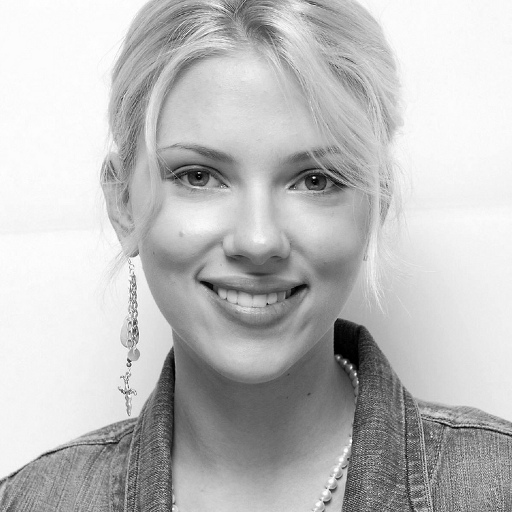
#> input picture Assignment2/images/scarlett.jpg, 512 x 512 px
$ python 'Assignment2 .py'
#> lines starting #> are read from the running program, lines starting #| are printed output that depends on the picture; after the words box and inside, x2 and y2 are one past the last pixel; in counts of white or black regions, pixels touching at a corner belong together
#!/usr/bin/env python
# coding: utf-8

# In[52]:


#Kapakos Georgios 03165
import imageio.v2 as imageio
import matplotlib.pyplot as plt
import numpy as np


# In[53]:


img = imageio.imread('images/scarlett.jpg')
#> img is the input picture: shape (512, 512); min 0, max 255, mean 190.1
plt.figure(figsize=(10,10))

# bit-wise operators
img_b1 = img & 0b10000000 #8 bit as our img is grayscale [0,255]
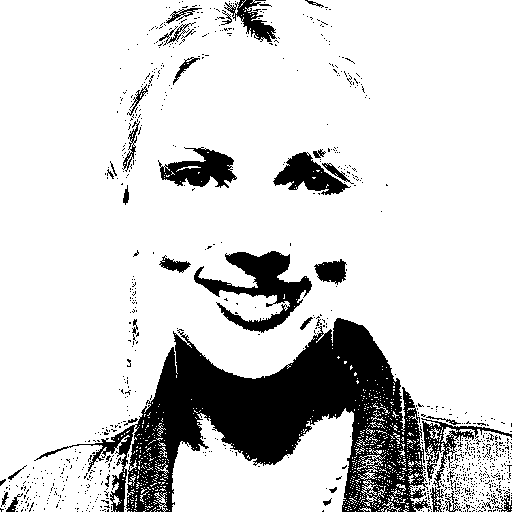
#> img_b1: shape (512, 512); values 0 (black) and 128 (white), 83.3% white; 919 black regions (881 under 20 px), largest, box (x1, y1, x2, y2) and area: (34, 318, 432, 512) 29421, (194, 251, 312, 333) 3620, (158, 147, 237, 188) 1754
img_b2 = img & 0b01000000 #8 bit as our img is grayscale [0,255]
#> img_b2: shape (512, 512); values 0 (black) and 64 (white), 70.1% white; 1025 black regions (982 under 20 px), largest, box (x1, y1, x2, y2) and area: (101, 0, 512, 512) 52374, (171, 408, 359, 508) 7948, (0, 376, 160, 512) 7021
img_b3 = img & 0b00100000 #8 bit as our img is grayscale [0,255]
#> img_b3: shape (512, 512); values 0 (black) and 32 (white), 64.9% white; 956 black regions (923 under 20 px), largest, box (x1, y1, x2, y2) and area: (0, 0, 512, 512) 85681, (217, 340, 281, 366) 955, (112, 235, 140, 271) 296
img_b4 = img & 0b00010000 #8 bit as our img is grayscale [0,255]
#> img_b4: shape (512, 512); values 0 (black) and 16 (white), 62.5% white; 1109 black regions (1083 under 20 px), largest, box (x1, y1, x2, y2) and area: (0, 0, 512, 512) 92819, (217, 340, 281, 366) 828, (218, 62, 264, 90) 665
img_b5 = img & 0b00001000 #8 bit as our img is grayscale [0,255]
#> img_b5: shape (512, 512); values 0 (black) and 8 (white), 55% white; 1543 black regions (1523 under 20 px), largest, box (x1, y1, x2, y2) and area: (0, 0, 512, 512) 113441, (206, 367, 238, 400) 306, (165, 185, 189, 206) 118
img_b6 = img & 0b00000100 #8 bit as our img is grayscale [0,255]
#> img_b6: shape (512, 512); values 0 (black) and 4 (white), 47.2% white in thin lines or dots
img_b7 = img & 0b00000010 #8 bit as our img is grayscale [0,255]
#> img_b7: shape (512, 512); values 0 (black) and 2 (white), 50.2% white; black in thin lines or dots
img_b8 = img & 0b00000001 #8 bit as our img is grayscale [0,255]
#> img_b8: shape (512, 512); values 0 (black) and 1 (white), 49.8% white in thin lines or dots

plt.subplot(331)
plt.imshow(img, cmap='gray')
plt.axis('off')
plt.subplot(332)
plt.imshow(img_b1, cmap='gray')
plt.axis('off')
plt.subplot(333)
plt.imshow(img_b2, cmap='gray')
plt.axis('off')
plt.subplot(334)
plt.imshow(img_b3, cmap='gray')
plt.axis('off')
plt.subplot(335)
plt.imshow(img_b4, cmap='gray')
plt.axis('off')
plt.subplot(336)
plt.imshow(img_b5, cmap='gray')
plt.axis('off')
plt.subplot(337)
plt.imshow(img_b6, cmap='gray')
plt.axis('off')
plt.subplot(338)
plt.imshow(img_b7, cmap='gray')
plt.axis('off')
plt.subplot(339)
plt.imshow(img_b8, cmap='gray')
plt.axis('off')


# In[54]:


A = np.random.randint(0,8,[5,5])
print(A)


# In[55]:


def histogram(A, no_levels):
    N, M = A.shape # NxM image/matrix --> img may not be square
    hist = np.zeros(no_levels).astype(int) #bucket
    for i in range(no_levels):
        pixel_value_i = np.sum(A==i)
        hist[i] = pixel_value_i

    return hist


# In[56]:


hist_A = histogram(A,8)
plt.bar(range(8), hist_A)
plt.xlabel('Intensity')
plt.ylabel('Frequency')


# In[57]:


img1 = imageio.imread('images/nap.jpg')
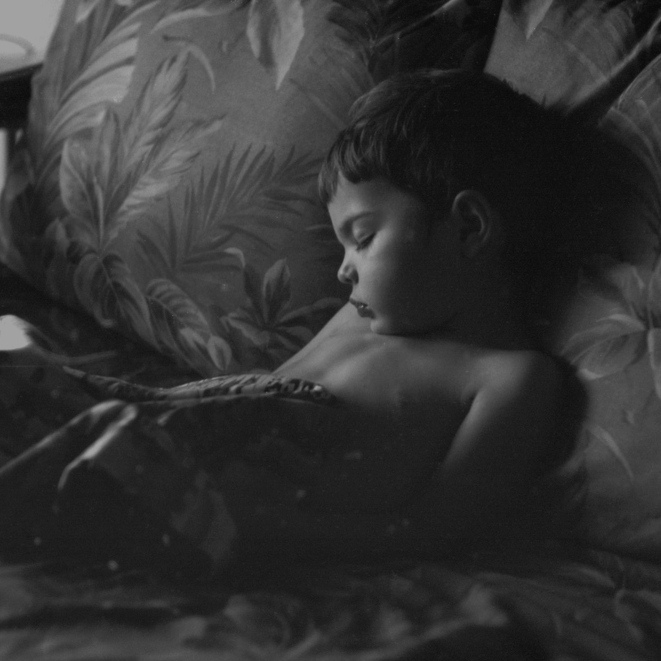
#> input picture Assignment2/images/nap.jpg, 661 x 661 px
#> img1 is the input picture: shape (661, 661); min 7, max 165, mean 50.7
img2 = imageio.imread('images/scarlett.jpg')

# compute histograms
hist_img1 = histogram(img1, 256)
#> the loop in histogram (call 2), `for i in range(no_levels):` made 256 passes
#> pixel_value_i on passes 1 to 3: 0, 0, 0
#> hist_img1 = 256 values, max 18361 at index 30, min 0 at index 0, mean 1706.7
hist_img2 = histogram(img2, 256)
#> hist_img2 = 256 values, max 11719 at index 251, min 22 at index 18, mean 1024

# visualization
plt.figure(figsize=(10,10))
plt.subplot(221)
plt.imshow(img1, cmap='gray', vmin=0, vmax=255)
plt.axis('off')
plt.subplot(223)
plt.imshow(img2, cmap='gray', vmin=0, vmax=255)
plt.axis('off')

plt.subplot(222)
plt.bar(range(256), hist_img1)
plt.xlabel('Intensity')
plt.ylabel('Frequency')
plt.subplot(224)
plt.bar(range(256), hist_img2)
plt.xlabel('Intensity')
plt.ylabel('Frequency')
plt.show()
#> figure, not shown here; panel 3: tallest bar 18361 high, from x = 29.6 to 30.4; panel 4: tallest bar 11719 high, from x = 250.6 to 251.4


# In[58]:


def histogram_equalization(A, no_levels):
    hist = histogram(A, no_levels)
    histC = np.zeros(no_levels).astype(int)
    histC[0] = hist[0]
    for i in range(1, no_levels): # scan from intensity 1 up to no_levels-1
        histC[i] = hist[i] + histC[i-1]

    hist_transform = np.zeros(no_levels).astype(np.uint8)

    N, M = A.shape

    A_eq = np.zeros([N,M]).astype(np.uint8) #equalized "new" image

    for z in range(no_levels):
        scale = ((no_levels-1)/float(N*M))
        s = scale * histC[z]
        A_eq[np.where(A==z)] = s

        hist_transform[z] = s

    return (A_eq, hist_transform)


# In[59]:


img1_eq, img1_transf = histogram_equalization(img1, 256)
#> in histogram_equalization, `hist = histogram(A, no_levels)`: hist has the same summary as hist_img1 outside histogram_equalization
#> after the loop in histogram_equalization, `for i in range(1, no_levels):`: histC = 256 values from 0 to 436921
#> the loop in histogram_equalization, `for z in range(no_levels):` made 256 passes
#> after the loop in histogram_equalization, `for z in range(no_levels):`:
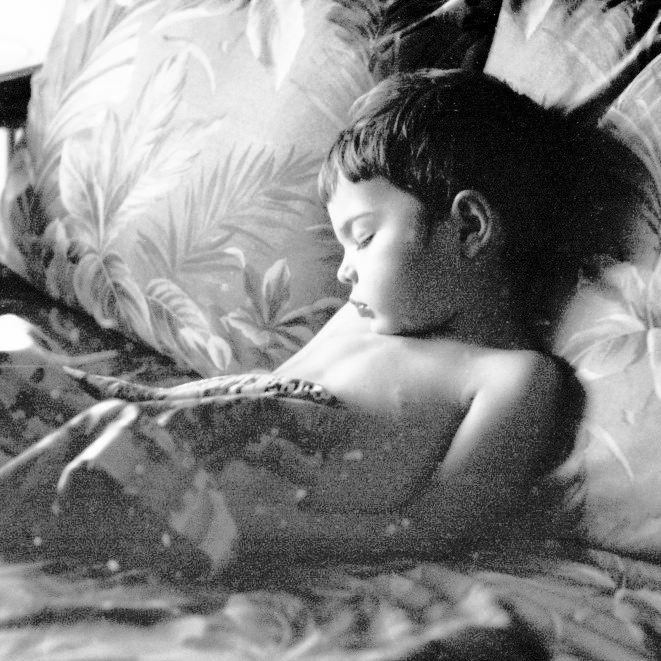
#> A_eq: shape (661, 661); min 0, max 255, mean 129
#> after the loop in histogram_equalization, `for z in range(no_levels):`: hist_transform = 256 values from 0 to 255
#> img1_transf = 256 values from 0 to 255
img2_eq, img2_transf = histogram_equalization(img2, 256)
#> call 2 of histogram_equalization, with no_levels = 256
#> in histogram_equalization (call 2), `hist = histogram(A, no_levels)`: hist has the same summary as hist_img2 outside histogram_equalization
#> after the loop in histogram_equalization (call 2), `for i in range(1, no_levels):`: histC = 256 values from 117 to 262144
#> the loop in histogram_equalization (call 2), `for z in range(no_levels):` made 256 passes
#> s on passes 1 to 3: 0.114, 0.203, 0.278
#> after the loop in histogram_equalization (call 2), `for z in range(no_levels):`:
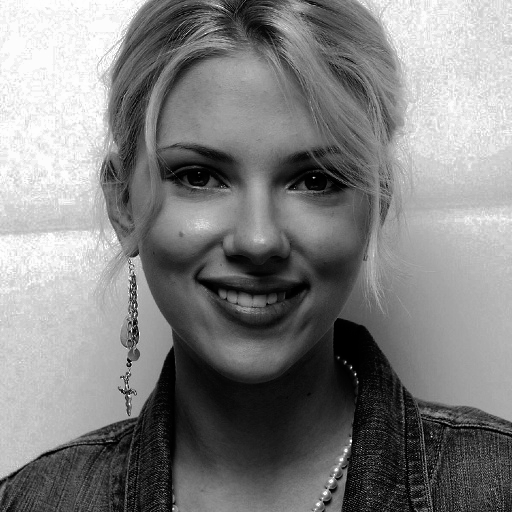
#> A_eq: shape (512, 512); min 0, max 255, mean 128.4
#> img2_transf = 256 values from 0 to 255


# In[60]:


histeq_img1 = histogram(img1_eq, 256)
#> histeq_img1 = 256 values, max 18361 at index 77, min 0 at index 3, mean 1706.7
histeq_img2 = histogram(img2_eq, 256)
#> histeq_img2 = 256 values, max 11719 at index 243, min 0 at index 67, mean 1024

# visualization
plt.figure(figsize=(14,14))
plt.subplot(3,2,1)
plt.imshow(img1, cmap='gray', vmin=0, vmax=255)
plt.axis('off')
plt.subplot(3,2,2)
plt.bar(range(256), hist_img1)
plt.xlabel('Intensity')
plt.ylabel('Frequency')
plt.subplot(3,2,4)
plt.plot(range(256), img1_transf)
plt.xlabel('input pixel value (r)')
plt.ylabel('output pixel value (s)')

plt.subplot(3,2,5)
plt.imshow(img1_eq, cmap='gray', vmin=0, vmax=255)
plt.axis('off')
plt.subplot(3,2,6)
plt.bar(range(256), histeq_img1)
plt.xlabel('Intensity')
plt.ylabel('Frequency')


# In[61]:


# visualization
plt.figure(figsize=(14,14))
plt.subplot(3,2,1)
plt.imshow(img2, cmap='gray', vmin=0, vmax=255)
plt.axis('off')
plt.subplot(3,2,2)
plt.bar(range(256), hist_img2)
plt.xlabel('Intensity')
plt.ylabel('Frequency')
plt.subplot(3,2,4)
plt.plot(range(256), img2_transf)
plt.xlabel('input pixel value (r)')
plt.ylabel('output pixel value (s)')

plt.subplot(3,2,5)
plt.imshow(img2_eq, cmap='gray', vmin=0, vmax=255)
plt.axis('off')
plt.subplot(3,2,6)
plt.bar(range(256), histeq_img2)
plt.xlabel('Intensity')
plt.ylabel('Frequency')


# In[62]:


#Create a random image to [0,9] span, with (5x5) size
img_f = np.array(np.random.randint(0,10,[5,5]))
print(img_f)


# In[63]:


#Create a 3x3 filter
filter_w = np.array([[0.125, 0.25, 0.], [0.125, 0.5, 0.], [0., 0., 0.]])
print(filter_w)


# In[64]:


#This function helps to calculate the size of the filtered image
def calculate_target_size(img_size: int, filter_size: int) -> int:
    num_pixels = 0

    for i in range(img_size):
        sum_pixels = i + filter_size

        if (sum_pixels <= img_size):
            num_pixels += 1

    return num_pixels


# In[65]:


#This function is used to achieve the convolution between an img and a filter
def image_conv(img_f: np.array, filter_w: np.array) -> np.array:

    #Calculate the sizes
    conv_size = calculate_target_size(
        img_size=img_f.shape[0],
        filter_size=filter_w.shape[0])

    filter_size = filter_w.shape[0]

    img_size = img_f.shape[0]

    #Initiate the 2d convolved image with zeros
    convolved_img = np.zeros(shape=(conv_size, conv_size))

    k = l = 0
    for m in range(conv_size):

        for n in range(conv_size):

            sum_all = 0

            for i in range(filter_size):
                sum_rows = 0
                for j in range(filter_size):
                    mult = img_f[i+k][j+l]*filter_w[i][j]
                    sum_rows += mult
                if(j == filter_size-1):
                    sum_all += sum_rows

            convolved_img[m][n] = sum_all
            if(l == (conv_size-1)):
                l=0
                k+=1

            else:
                sum_all = 0
                l+=1

    return convolved_img


# In[66]:


#This function is used for zero padding, the result will make a black frame around the picture
def padding(img_f: np.array) -> np.array:

    new_size = img_f.shape[0] + 2
    padded_img = np.array(np.zeros(shape=(new_size, new_size)))

    for i in range(new_size):
        for j in range(new_size):
            if(i == 0 or j == 0 or (i == new_size-1) or (j == new_size-1)):
                padded_img[i][j] = 0
            else:
                padded_img[i][j] = img_f[i-1][j-1]
    return padded_img


# In[67]:


padded_img = padding(np.array(img_f)).astype(np.uint8)

print(img_f)
print("\n-------------------------------\n")
print(padded_img)


# In[68]:


#Implemantation of the filtering

#Create a flipped filter in the x and y axis
flip_x_y = np.flip(np.flip(filter_w, 0), 1)

#Convolve the padded image with the flipped filter
img_filtered_w = image_conv(img_f=np.array(padded_img), filter_w=np.array(flip_x_y)).astype(np.uint8)

print(img_f)
print(img_f.shape[0])
print("\n-------------------------------\n")
print(img_filtered_w)
print(img_filtered_w.shape[0])


# In[69]:


#Gradient noise image implementation

#Load the image
img_f_2 = imageio.imread('images/gradient_noise.png')
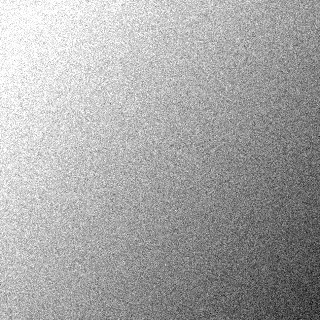
#> input picture Assignment2/images/gradient_noise.png, 320 x 320 px
#> img_f_2 is the input picture: shape (320, 320); min 3, max 255, mean 166.7

#Pad the image
padded_img_2 = padding(np.array(img_f_2)).astype(np.uint8)

#Create the averaging filter
averaging_filter = np.array([[1/9, 1/9, 1/9], [1/9, 1/9, 1/9], [1/9, 1/9, 1/9]])

#Convolve the image
img_avg_filtered = image_conv(img_f=np.array(padded_img_2), filter_w=np.array(averaging_filter)).astype(np.uint8)
#> after the loop in image_conv (call 2), `for m in range(conv_size):`:
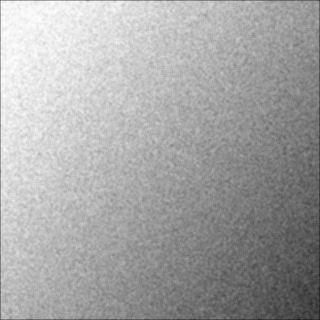
#> convolved_img: shape (320, 320) float64; min 27.56, max 254.7, mean 166.1
#> after the loop in image_conv (call 2), `for m in range(conv_size):`: k = 320; l = 0

print(img_f_2)
#> (printed output is left out)
print(img_f_2.shape[0])
#| 320
print("\n-------------------------------\n")
print(img_avg_filtered)
#> (printed output is left out)
print(img_avg_filtered.shape[0])
#| 320


# In[70]:


#Gradient noise image visualization
plt.figure(figsize=(14,14))
plt.subplot(221)
plt.imshow(img_f_2, cmap='gray', vmin=0, vmax=255)
plt.axis('off')
plt.subplot(222)
plt.imshow(img_avg_filtered, cmap='gray', vmin=0, vmax=255)
plt.axis('off')
#> figure, not shown here; panel 2: tallest bar 18361 high, from x = 29.6 to 30.4; panel 3: curve peaks at x = 165, y = 255; panel 5: tallest bar 18361 high, from x = 76.6 to 77.4
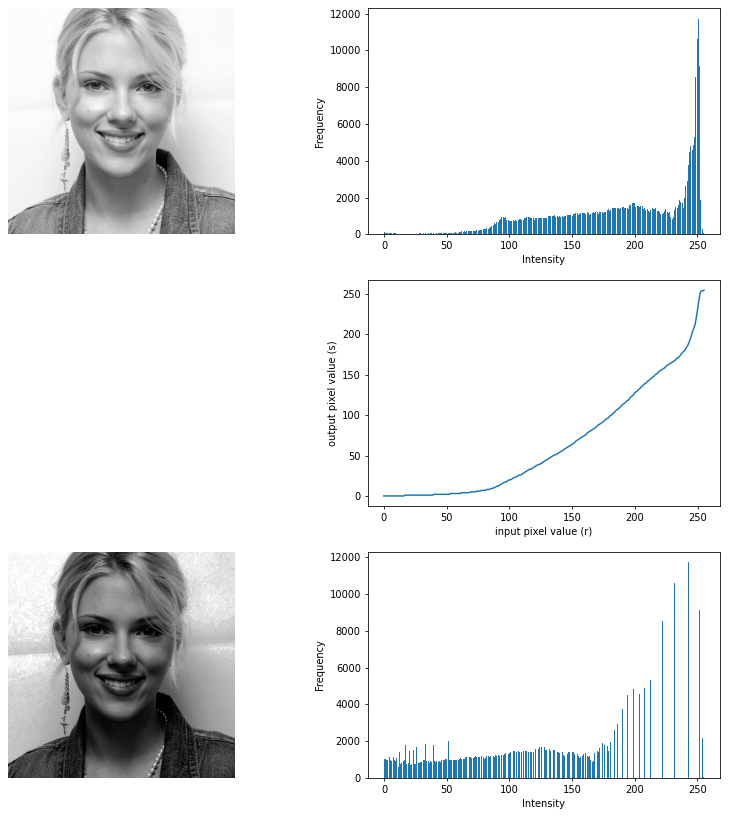
#> figure drawn by matplotlib, 5 panels; panel 2: tallest bar 11719 high, from x = 250.6 to 251.4; panel 3: curve peaks at x = 255, y = 255; panel 5: tallest bar 11719 high, from x = 242.6 to 243.4
